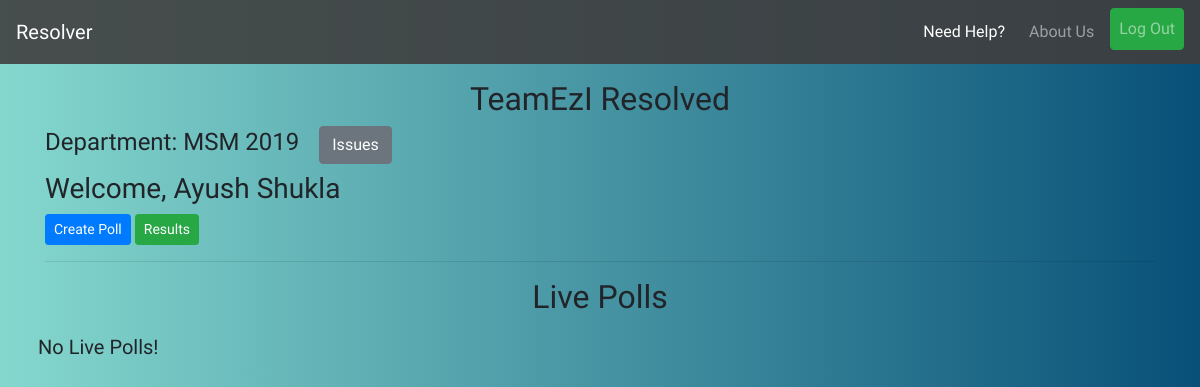
The page /polling/ (signed in) on the database as committed earlier.
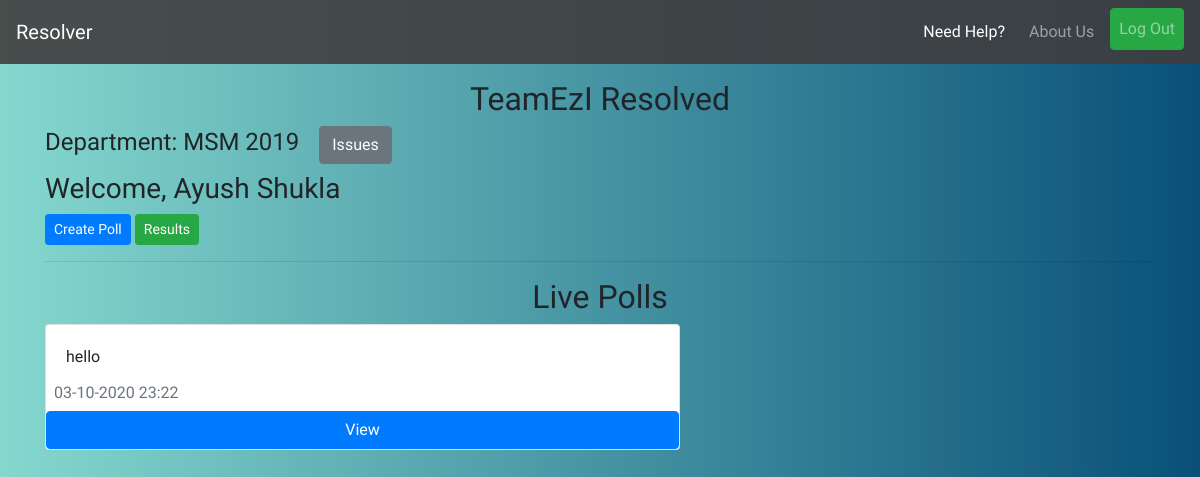
The same page on the database as committed later.
### polling/models.py (models this page shows, shortened)
class Poll(models.Model):
    user = models.ForeignKey(UserInfo,on_delete=models.CASCADE,related_name='polluser',blank=True)
    statement = models.CharField(max_length=128)
    options = models.ManyToManyField(Option,blank=True,related_name='poll')
    department = models.CharField(max_length=20,blank=True)
    join = models.CharField(max_length=4,blank=True)
    active = models.BooleanField(default=True)
    timestamp = models.DateTimeField(auto_now_add=True)
    updated = models.DateTimeField(auto_now=True)

### polling/views.py (the view)
# urls.py: path('',views.polling_list_view,name='list'),
@login_required
def polling_list_view(request):
    qs = Poll.objects.filter(active=True,department=request.user.info.department,join=request.user.info.join_year).order_by('-timestamp')
    return render(request,'polling/poll-list.html',{'object_list':qs})

### polling/templates/polling/poll-list.html
{% extends 'base.html' %}
{% block content %}
<h2 class="mt-3 text-center">TeamEzI Resolved</h2>
<h4 class="inline-block">Department: {{request.user.info.department|upper}} {{request.user.info.join_year}}</h4>
<a class="btn btn-secondary ml-3 " href="{% url 'reporter:index' %}">Issues</a>
<h3 class="mt-2">Welcome, {{request.user.first_name}} {{request.user.last_name}}</h3>
{% if request.user.info.is_cr %}
<a class="btn btn-primary btn-sm" href="{% url 'polling:create' %}">Create Poll</a>
{% endif %}
<a class="btn btn-success btn-sm" href="{% url 'polling:result-list' %}">Results</a>
<hr>
<h2 class="mt-2 text-center">Live Polls</h2>
<div class="row">
    {% for object in object_list %}
    <div class="col-lg-7 col-md-10 col-sm-12 mb-3">
        <div class="card">
            <div class="card-body">
                {{object.statement}}
            </div>
            <h6 class="card-subtitle mb-2 ml-2 text-muted">{{object.timestamp|date:'d-m-Y H:i'}}</h6>
            <a class="btn btn-primary" href="{% url 'polling:detail' object.id %}">View</a>
        </div>
    </div>
    {% empty %}
    <p class="lead my-2 ml-2">No Live Polls!</p>
    {% endfor %}
</div>
{% endblock %}

Rows that differ between the two databases and show on the page:
added Poll: statement "hello", timestamp "03-10-2020 23:22"
Other text that changed with them:
text no longer shown: "No Live Polls!"
